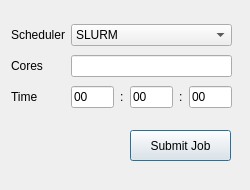
<?xml version="1.0" encoding="UTF-8"?>
<ui version="4.0">
 <class>DialogSubmitJob</class>
 <widget class="QDialog" name="DialogSubmitJob">
  <property name="geometry">
   <rect>
    <x>0</x>
    <y>0</y>
    <width>250</width>
    <height>190</height>
   </rect>
  </property>
  <property name="windowTitle">
   <string>Dialog</string>
  </property>
  <widget class="QPushButton" name="pushButtonSubmit">
   <property name="geometry">
    <rect>
     <x>130</x>
     <y>130</y>
     <width>101</width>
     <height>31</height>
    </rect>
   </property>
   <property name="text">
    <string>Submit Job</string>
   </property>
  </widget>
  <widget class="QWidget" name="layoutWidget">
   <property name="geometry">
    <rect>
     <x>11</x>
     <y>21</y>
     <width>221</width>
     <height>91</height>
    </rect>
   </property>
   <layout class="QGridLayout" name="gridLayout">
    <item row="0" column="0">
     <widget class="QLabel" name="labelScheduler">
      <property name="text">
       <string>Scheduler</string>
      </property>
     </widget>
    </item>
    <item row="0" column="1">
     <widget class="QComboBox" name="comboBoxScheduler">
      <item>
       <property name="text">
        <string>SLURM</string>
       </property>
      </item>
      <item>
       <property name="text">
        <string>PBS</string>
       </property>
      </item>
     </widget>
    </item>
    <item row="1" column="0">
     <widget class="QLabel" name="labelCores">
      <property name="text">
       <string>Cores</string>
      </property>
     </widget>
    </item>
    <item row="1" column="1">
     <widget class="QLineEdit" name="lineEditCores"/>
    </item>
    <item row="2" column="0">
     <widget class="QLabel" name="labelTime">
      <property name="text">
       <string>Time</string>
      </property>
     </widget>
    </item>
    <item row="2" column="1">
     <layout class="QHBoxLayout" name="horizontalLayout">
      <item>
       <widget class="QLineEdit" name="lineEditTimeHour">
        <property name="text">
         <string>00</string>
        </property>
       </widget>
      </item>
      <item>
       <widget class="QLabel" name="label">
        <property name="text">
         <string>:</string>
        </property>
       </widget>
      </item>
      <item>
       <widget class="QLineEdit" name="lineEditTimeMinute">
        <property name="text">
         <string>00</string>
        </property>
       </widget>
      </item>
      <item>
       <widget class="QLabel" name="label_2">
        <property name="text">
         <string>:</string>
        </property>
       </widget>
      </item>
      <item>
       <widget class="QLineEdit" name="lineEditTimeSecond">
        <property name="text">
         <string>00</string>
        </property>
       </widget>
      </item>
     </layout>
    </item>
   </layout>
  </widget>
  <widget class="QLabel" name="labelMsg">
   <property name="geometry">
    <rect>
     <x>10</x>
     <y>160</y>
     <width>221</width>
     <height>20</height>
    </rect>
   </property>
   <property name="text">
    <string/>
   </property>
  </widget>
 </widget>
 <resources/>
 <connections/>
</ui>
